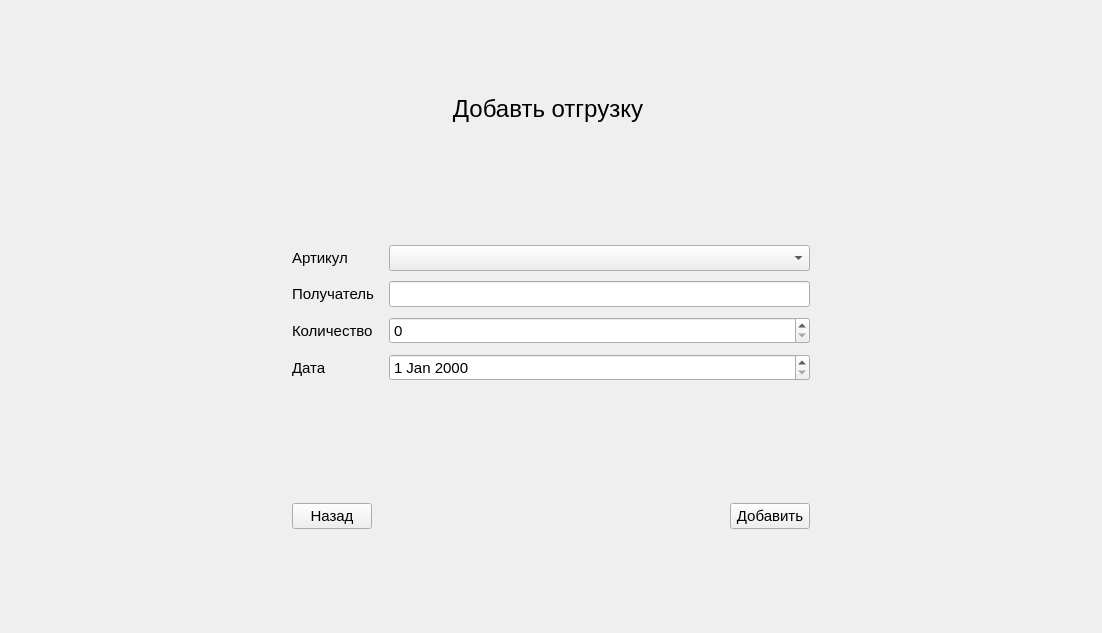
<?xml version="1.0" encoding="UTF-8"?>
<ui version="4.0">
 <class>AddShipmentForm</class>
 <widget class="QWidget" name="AddShipmentForm">
  <property name="geometry">
   <rect>
    <x>0</x>
    <y>0</y>
    <width>1102</width>
    <height>633</height>
   </rect>
  </property>
  <property name="windowTitle">
   <string>Form</string>
  </property>
  <layout class="QGridLayout" name="gridLayout">
   <item row="4" column="5">
    <spacer name="horizontalSpacer_2">
     <property name="orientation">
      <enum>Qt::Orientation::Horizontal</enum>
     </property>
     <property name="sizeHint" stdset="0">
      <size>
       <width>271</width>
       <height>20</height>
      </size>
     </property>
    </spacer>
   </item>
   <item row="5" column="2">
    <spacer name="verticalSpacer_3">
     <property name="orientation">
      <enum>Qt::Orientation::Vertical</enum>
     </property>
     <property name="sizeHint" stdset="0">
      <size>
       <width>20</width>
       <height>84</height>
      </size>
     </property>
    </spacer>
   </item>
   <item row="3" column="2">
    <spacer name="verticalSpacer_2">
     <property name="orientation">
      <enum>Qt::Orientation::Vertical</enum>
     </property>
     <property name="sizeHint" stdset="0">
      <size>
       <width>20</width>
       <height>84</height>
      </size>
     </property>
    </spacer>
   </item>
   <item row="2" column="4">
    <spacer name="horizontalSpacer_4">
     <property name="orientation">
      <enum>Qt::Orientation::Horizontal</enum>
     </property>
     <property name="sizeType">
      <enum>QSizePolicy::Policy::Maximum</enum>
     </property>
     <property name="sizeHint" stdset="0">
      <size>
       <width>150</width>
       <height>20</height>
      </size>
     </property>
    </spacer>
   </item>
   <item row="0" column="2">
    <spacer name="verticalSpacer">
     <property name="orientation">
      <enum>Qt::Orientation::Vertical</enum>
     </property>
     <property name="sizeType">
      <enum>QSizePolicy::Policy::Preferred</enum>
     </property>
     <property name="sizeHint" stdset="0">
      <size>
       <width>20</width>
       <height>84</height>
      </size>
     </property>
    </spacer>
   </item>
   <item row="4" column="0">
    <spacer name="horizontalSpacer">
     <property name="orientation">
      <enum>Qt::Orientation::Horizontal</enum>
     </property>
     <property name="sizeHint" stdset="0">
      <size>
       <width>271</width>
       <height>20</height>
      </size>
     </property>
    </spacer>
   </item>
   <item row="8" column="2">
    <spacer name="verticalSpacer_4">
     <property name="orientation">
      <enum>Qt::Orientation::Vertical</enum>
     </property>
     <property name="sizeType">
      <enum>QSizePolicy::Policy::Preferred</enum>
     </property>
     <property name="sizeHint" stdset="0">
      <size>
       <width>20</width>
       <height>93</height>
      </size>
     </property>
    </spacer>
   </item>
   <item row="2" column="1">
    <spacer name="horizontalSpacer_3">
     <property name="orientation">
      <enum>Qt::Orientation::Horizontal</enum>
     </property>
     <property name="sizeType">
      <enum>QSizePolicy::Policy::Maximum</enum>
     </property>
     <property name="sizeHint" stdset="0">
      <size>
       <width>150</width>
       <height>20</height>
      </size>
     </property>
    </spacer>
   </item>
   <item row="4" column="1" colspan="4">
    <layout class="QFormLayout" name="formLayout">
     <property name="horizontalSpacing">
      <number>15</number>
     </property>
     <property name="verticalSpacing">
      <number>10</number>
     </property>
     <item row="0" column="0">
      <widget class="QLabel" name="label_2">
       <property name="font">
        <font>
         <family>Leelawadee UI</family>
         <pointsize>11</pointsize>
        </font>
       </property>
       <property name="text">
        <string>Артикул</string>
       </property>
      </widget>
     </item>
     <item row="1" column="0">
      <widget class="QLabel" name="label_3">
       <property name="font">
        <font>
         <family>Leelawadee UI</family>
         <pointsize>11</pointsize>
        </font>
       </property>
       <property name="text">
        <string>Получатель</string>
       </property>
      </widget>
     </item>
     <item row="2" column="0">
      <widget class="QLabel" name="label_4">
       <property name="font">
        <font>
         <family>Leelawadee UI</family>
         <pointsize>11</pointsize>
        </font>
       </property>
       <property name="text">
        <string>Количество</string>
       </property>
      </widget>
     </item>
     <item row="3" column="0">
      <widget class="QLabel" name="label_5">
       <property name="font">
        <font>
         <family>Leelawadee UI</family>
         <pointsize>11</pointsize>
        </font>
       </property>
       <property name="text">
        <string>Дата</string>
       </property>
      </widget>
     </item>
     <item row="3" column="1">
      <widget class="QDateEdit" name="dateEdit_date">
       <property name="font">
        <font>
         <family>Leelawadee UI</family>
         <pointsize>11</pointsize>
        </font>
       </property>
      </widget>
     </item>
     <item row="2" column="1">
      <widget class="QSpinBox" name="spinBox_quantity">
       <property name="font">
        <font>
         <family>Leelawadee UI</family>
         <pointsize>11</pointsize>
        </font>
       </property>
      </widget>
     </item>
     <item row="1" column="1">
      <widget class="QLineEdit" name="lineEdit_shipment">
       <property name="font">
        <font>
         <family>Leelawadee UI</family>
         <pointsize>11</pointsize>
        </font>
       </property>
      </widget>
     </item>
     <item row="0" column="1">
      <widget class="QComboBox" name="comboBox_article">
       <property name="font">
        <font>
         <family>Leelawadee UI</family>
         <pointsize>11</pointsize>
        </font>
       </property>
      </widget>
     </item>
    </layout>
   </item>
   <item row="2" column="2">
    <widget class="QLabel" name="label">
     <property name="minimumSize">
      <size>
       <width>200</width>
       <height>0</height>
      </size>
     </property>
     <property name="maximumSize">
      <size>
       <width>200</width>
       <height>16777215</height>
      </size>
     </property>
     <property name="font">
      <font>
       <family>Leelawadee UI</family>
       <pointsize>18</pointsize>
      </font>
     </property>
     <property name="text">
      <string>Добавть отгрузку</string>
     </property>
     <property name="alignment">
      <set>Qt::AlignmentFlag::AlignCenter</set>
     </property>
    </widget>
   </item>
   <item row="7" column="1" colspan="4">
    <layout class="QHBoxLayout" name="horizontalLayout">
     <item>
      <widget class="QPushButton" name="pushButton_back">
       <property name="font">
        <font>
         <family>Leelawadee UI</family>
         <pointsize>11</pointsize>
        </font>
       </property>
       <property name="text">
        <string>Назад</string>
       </property>
      </widget>
     </item>
     <item>
      <spacer name="horizontalSpacer_5">
       <property name="orientation">
        <enum>Qt::Orientation::Horizontal</enum>
       </property>
       <property name="sizeHint" stdset="0">
        <size>
         <width>40</width>
         <height>20</height>
        </size>
       </property>
      </spacer>
     </item>
     <item>
      <widget class="QPushButton" name="pushButton_conf">
       <property name="font">
        <font>
         <family>Leelawadee UI</family>
         <pointsize>11</pointsize>
        </font>
       </property>
       <property name="text">
        <string>Добавить</string>
       </property>
      </widget>
     </item>
    </layout>
   </item>
  </layout>
 </widget>
 <resources/>
 <connections/>
</ui>
